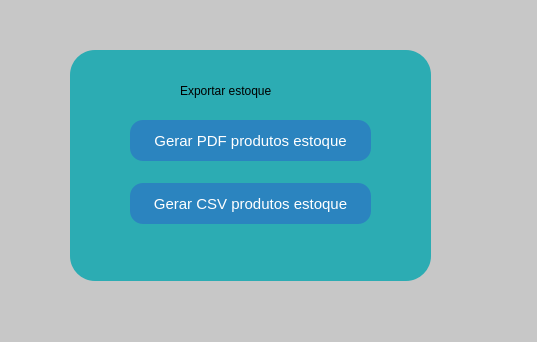
<?xml version="1.0" encoding="UTF-8"?>
<ui version="4.0">
 <class>relatorios</class>
 <widget class="QWidget" name="relatorios">
  <property name="geometry">
   <rect>
    <x>0</x>
    <y>0</y>
    <width>537</width>
    <height>342</height>
   </rect>
  </property>
  <property name="windowTitle">
   <string>Relatórios</string>
  </property>
  <property name="styleSheet">
   <string notr="true">

#relatorios
{
background-color: rgb(199, 199, 199);

}
QPushButton{
background-color: rgb(43, 132, 191);
color: rgb(255, 255, 255);
font-size: 15px;
border-radius: 13px;

}
QGroupBox{
background-color:rgb(170, 170, 170);
	font: 700 9pt &quot;Segoe UI&quot;;
	font-size: 15px;
}
</string>
  </property>
  <widget class="QPushButton" name="Btn_PdfGen">
   <property name="geometry">
    <rect>
     <x>130</x>
     <y>120</y>
     <width>241</width>
     <height>41</height>
    </rect>
   </property>
   <property name="styleSheet">
    <string notr="true">font: 700 9pt &quot;Segoe UI&quot;;</string>
   </property>
   <property name="text">
    <string>Gerar PDF produtos estoque</string>
   </property>
  </widget>
  <widget class="QPushButton" name="Btn_CsvGen">
   <property name="geometry">
    <rect>
     <x>130</x>
     <y>183</y>
     <width>241</width>
     <height>41</height>
    </rect>
   </property>
   <property name="styleSheet">
    <string notr="true">font: 700 9pt &quot;Segoe UI&quot;;</string>
   </property>
   <property name="text">
    <string>Gerar CSV produtos estoque</string>
   </property>
  </widget>
  <widget class="QFrame" name="frame">
   <property name="geometry">
    <rect>
     <x>70</x>
     <y>50</y>
     <width>361</width>
     <height>231</height>
    </rect>
   </property>
   <property name="styleSheet">
    <string notr="true">background-color:rgb(44, 172, 179);
border-radius: 25px;

</string>
   </property>
   <property name="frameShape">
    <enum>QFrame::StyledPanel</enum>
   </property>
   <property name="frameShadow">
    <enum>QFrame::Raised</enum>
   </property>
   <widget class="QLabel" name="label">
    <property name="geometry">
     <rect>
      <x>110</x>
      <y>30</y>
      <width>141</width>
      <height>21</height>
     </rect>
    </property>
    <property name="styleSheet">
     <string notr="true">font: 700 12pt &quot;Segoe UI&quot;;
</string>
    </property>
    <property name="text">
     <string>Exportar estoque</string>
    </property>
   </widget>
  </widget>
  <zorder>frame</zorder>
  <zorder>Btn_PdfGen</zorder>
  <zorder>Btn_CsvGen</zorder>
 </widget>
 <resources/>
 <connections/>
</ui>
